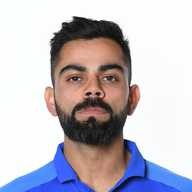
#> input picture TASK4/virat-kohli.jpg, 192 x 192 px
$ jupyter execute TASK4.2.ipynb
#> lines starting #> are read from the running program, lines starting #| are printed output that depends on the picture
[cell 1]
import cv2

[cell 2]
import numpy as np

[cell 3]
p1 = cv2.imread('virat-kohli.jpg')
#> p1 is the input picture: shape (192, 192, 3); mean B, G, R 196.1, 187.7, 192.5

[cell 4]
p2 = cv2.imread('ab-de-villiers.jpg')
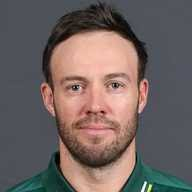
#> input picture TASK4/ab-de-villiers.jpg, 192 x 192 px
#> p2 is the input picture: shape (192, 192, 3); mean B, G, R 96.6, 99.1, 111.6

[cell 5]
p1.shape
#> Out = (192, 192, 3)

[cell 6]
p2.shape
#> Out = (192, 192, 3)

[cell 7]
cv2.imshow('p1',p1)
cv2.imshow('p2',p2)
cv2.waitKey()
cv2.destroyAllWindows()

[cell 8]
Virat_Face = p1[0:170,40:170]
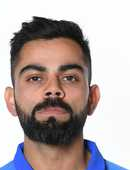
#> Virat_Face: shape (170, 130, 3); mean B, G, R 166, 167.6, 180.5
AB_FACE = p2[0:170,40:170]
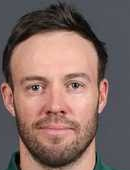
#> AB_FACE: shape (170, 130, 3); mean B, G, R 99.3, 105.2, 129.8

[cell 9]
cv2.imshow('Virat_Face',Virat_Face)
cv2.imshow('AB_Face',AB_FACE)
cv2.waitKey()
cv2.destroyAllWindows()

[cell 10]
p1 = cv2.imread('virat-kohli.jpg')
p2 = cv2.imread('ab-de-villiers.jpg')

[cell 11]
p1[0:170,40:170] = AB_FACE
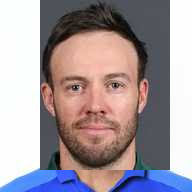
#> p1: shape (192, 192, 3); mean B, G, R 156.1, 150.3, 162
p2[0:170,40:170] = Virat_Face
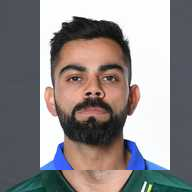
#> p2: shape (192, 192, 3); mean B, G, R 136.6, 136.5, 142
cv2.imshow('swap_pic1',p1)
cv2.imshow('swap_pic2',p2)
cv2.waitKey()
cv2.destroyAllWindows()
